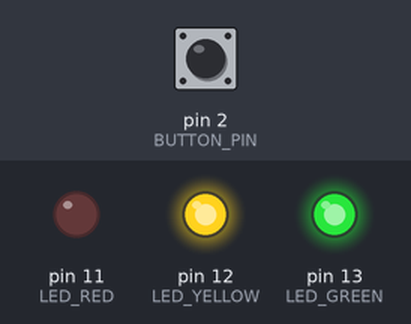
Recording of a sketch running on a simulated Arduino Uno, built with avr-gcc and run on an emulated ATmega328P. Shown: output pins drawn as LEDs (lit = HIGH). The inputs (shaded band) are chosen by the test bench; at power-on: pin 2 (BUTTON_PIN) HIGH.

Above: at 1.2 s.
1.3 s: pin 2 (BUTTON_PIN) pulled LOW for 0.15 s
At 5.0 s:
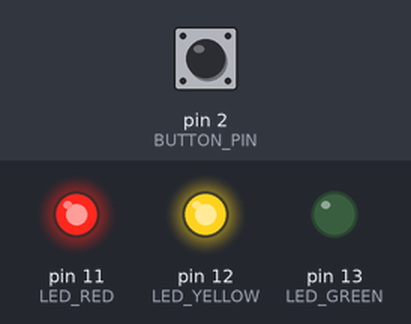
10.4 s: pin 2 (BUTTON_PIN) pulled LOW for 1 s
At 18.2 s:
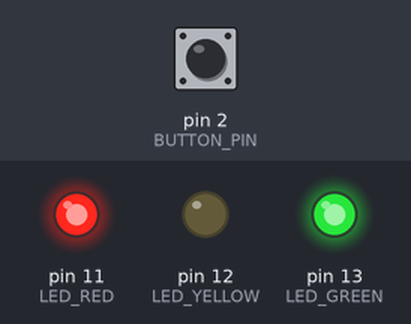
Timing chart, 0 to 19.9 s (numbered marks = the images above; inputs shaded):
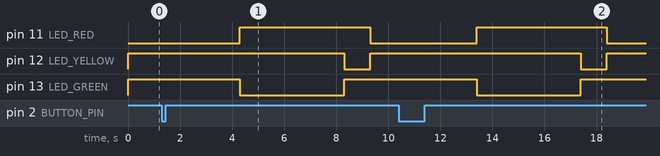

Measured:
- after the input at 1.3 s, pin 11 (LED_RED): LOW → HIGH after 3.0 s, → LOW 5.0 s later; pin 12 (LED_YELLOW): HIGH → LOW after 7.0 s, → HIGH 1.0 s later; pin 13 (LED_GREEN): HIGH → LOW after 3.0 s, → HIGH 4.0 s later
- after the input at 10.4 s, pin 11 (LED_RED): LOW → HIGH after 3.0 s, → LOW 5.0 s later; pin 12 (LED_YELLOW): HIGH → LOW after 7.0 s, → HIGH 1.0 s later; pin 13 (LED_GREEN): HIGH → LOW after 3.0 s, → HIGH 4.0 s later

The sketch:

TrafficLight.ino
```cpp
const int LED_RED = 11;
const int LED_YELLOW = 12;
const int LED_GREEN = 13;
const int BUTTON_PIN = 2;

int buttonState = 0;
int lastButtonState = 0;
bool sequenceRunning = false;

void setup() {
  pinMode(LED_RED, OUTPUT);
  pinMode(LED_YELLOW, OUTPUT);
  pinMode(LED_GREEN, OUTPUT);
  pinMode(BUTTON_PIN, INPUT);

  digitalWrite(LED_RED, HIGH); // Ensure default state is OFF
  digitalWrite(LED_YELLOW, HIGH);
  digitalWrite(LED_GREEN, HIGH);
}

void loop()
{

  buttonState = digitalRead(BUTTON_PIN);

  Red();

  if (buttonState == LOW && lastButtonState == HIGH) {
    sequenceRunning = true; // Start sequence
  }

  lastButtonState = buttonState;


  if (sequenceRunning) {
    digitalWrite(LED_RED, LOW);
    delay(3000);
    digitalWrite(LED_RED, HIGH);

    digitalWrite(LED_GREEN, LOW);
    delay(4000);
    digitalWrite(LED_GREEN, HIGH);

    digitalWrite(LED_YELLOW, LOW);
    delay(1000);
    digitalWrite(LED_YELLOW, HIGH);

    sequenceRunning = false;
  }
}

void Red()
{
  digitalWrite(LED_RED, LOW);
}
```
